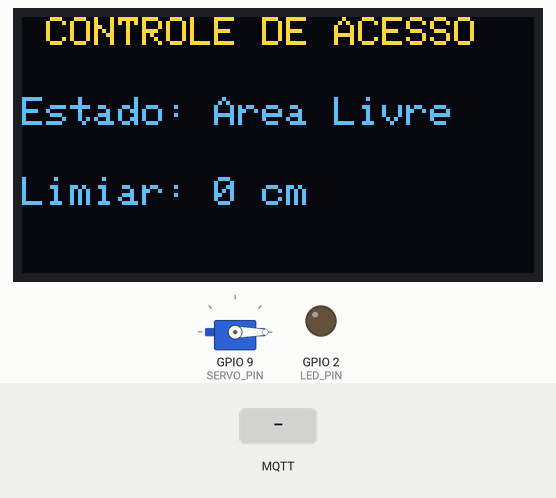
Recording of a sketch running on a simulated ESP32. Parts: servo, 128×64 one-colour display, output pins drawn as LEDs (lit = HIGH). The inputs (shaded band) are chosen by the test bench. The OLED is the two-colour kind (top 16 rows yellow); WiFi joins after 1.5 s; servers stay silent unless stated; random numbers use the default seed unless the sketch sets one; no MQTT or app messages arrive unless stated; what the sketch prints to the serial monitor is not drawn.

Above: at 2.8 s.
2.9 s: MQTT message "area_livre" arrives on the first subscribed topic
4.4 s: MQTT message "1" arrives on the first subscribed topic
Timing chart, 0 to 7.4 s (numbered marks = the images above; inputs shaded):
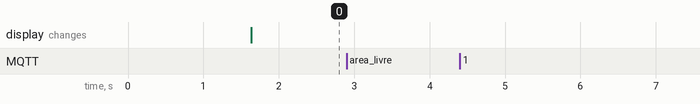

Measured:
- after the input at 2.9 s, every drawn part: stays the same
- after the input at 4.4 s, every drawn part: stays the same

The sketch:

atividade_03-Pedro_Bartsch.ino
```cpp
#include <WiFi.h>
#include <PubSubClient.h>
#include <ArduinoJson.h>
#include <ESP32Servo.h>
#include <Wire.h>
#include <Adafruit_GFX.h>
#include <Adafruit_SSD1306.h>

// ===== CONFIGURAÇÕES WIFI/MQTT =====
const char* SSID = "iPhone";
const char* PSWD = "123456789";
const char* BROKER = "test.mosquitto.org";
const int PORT = 1883;
const char* TOPICO = "duplaLWP/acesso/alerta";

// PINOS

#define SERVO_PIN 9
#define LED_PIN 2
#define SCREEN_WIDTH 128
#define SCREEN_HEIGHT 64
#define OLED_RESET -1

#define I2C_SCK 5
#define I2C_SDA 6

// OBJETOS
Adafruit_SSD1306 display(SCREEN_WIDTH, SCREEN_HEIGHT, &Wire, OLED_RESET);
Servo servo;
WiFiClient espClient;
PubSubClient mqttClient(espClient);

// TÓPICOS MQTT
const char* TOPICO_ALERTA = "duplaLWP/acesso/alerta";

String estadoAtual = "Area Livre";
int limiarAtual = 0;

void setup() {
  Serial.begin(115200);
  Wire.begin(I2C_SDA, I2C_SCK);
  servo.attach(SERVO_PIN);
  pinMode(LED_PIN, OUTPUT);

 if (!display.begin(SSD1306_SWITCHCAPVCC, 0x3C)) {
    Serial.println("Falha no OLED");
    for (;;);
  }

  display.clearDisplay();
  display.display();

  connectWifi();
  connectBroker();

  servo.write(0);
  atualizarDisplay();
}

void loop() {
  if(!mqttClient.connected()) connectBroker();
  mqttClient.loop();

}

// FUNÇÕES
void connectWifi() {
  Serial.println("\n[WiFi] Conectando à rede...");
  WiFi.mode(WIFI_STA);
  WiFi.begin(SSID, PSWD);

  unsigned long startAttempt = millis();
  while (WiFi.status() != WL_CONNECTED && millis() - startAttempt < 15000) {
    Serial.print(".");
    delay(500);
  }

  if (WiFi.status() == WL_CONNECTED) {
    Serial.print("\n[WiFi] Conectado! IP: ");
    Serial.println(WiFi.localIP());
  } else {
    Serial.println("\n[WiFi] Falha ao conectar! Reiniciando...");
    delay(3000);
    ESP.restart();
  }
}

void connectBroker() {
  Serial.println("\n[MQTT] Conectando ao broker...");
  Serial.println(BROKER);

  mqttClient.setServer(BROKER, PORT);
  mqttClient.setCallback(callbackMsg);

  // gera um ID único a cada conexão
  String clientId = "ESP-PDRO-";
  clientId += String(random(0xffff), HEX);

  // tenta conexão até 10x
  for (int i = 0; i < 10 && !mqttClient.connected(); i++) {
    if (mqttClient.connect(clientId.c_str())) {
      Serial.println("[MQTT] Conectado com sucesso!");
      mqttClient.subscribe(TOPICO);
      return;
    } else {
      Serial.print("[MQTT] Falha (rc=");
      Serial.print(mqttClient.state());
      Serial.println("), tentando novamente...");
      delay(1000);
    }
  }

  Serial.println("[MQTT] Não foi possível conectar. Reiniciando...");
  delay(3000);
  ESP.restart();
}

void atualizarDisplay() {
  display.clearDisplay();
  display.setTextSize(1);
  display.setTextColor(SSD1306_WHITE);
  display.setCursor(0, 0);
  display.println(" CONTROLE DE ACESSO ");
  display.setCursor(0, 20);
  display.print("Estado: ");
  display.println(estadoAtual);
  display.setCursor(0, 40);
  display.print("Limiar: ");
  display.print(limiarAtual);
  display.println(" cm");
  display.display();
}

void callbackMsg(char* topic, byte* payload, unsigned int length) {

  StaticJsonDocument<256> doc;
  DeserializationError error = deserializeJson(doc, payload, length);

  if (error) {
    Serial.print("[JSON] Erro ao deserializar: ");
    Serial.println(error.c_str());
    return;
  }
  String status = doc["alerta"].as<String>();
  int distancia = doc["distancia"].as<int>();
  limiarAtual = doc["distancia_pot"].as<int>();

  Serial.println("Status: " + status);
  Serial.print("Distancia: "); Serial.println(distancia);
  Serial.print("Limiar: "); Serial.println(limiarAtual);

  if (status == "proximidade_detectada") {

      servo.write(90);            // Fecha
      digitalWrite(LED_PIN, HIGH);
      estadoAtual = "Acesso FECHADO";
  }
  else if (status == "area_livre") {
      servo.write(0);             // Abre
      digitalWrite(LED_PIN, LOW);
      estadoAtual = "Acesso ABERTO";
  }
  atualizarDisplay();
}
```
